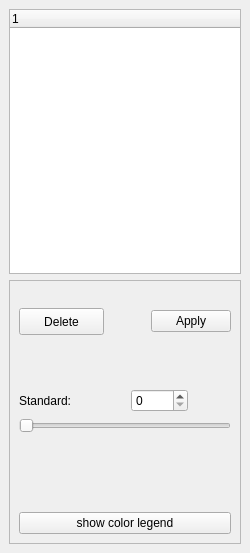
<?xml version="1.0" encoding="UTF-8"?>
<ui version="4.0">
 <class>side_bar</class>
 <widget class="QDockWidget" name="side_bar">
  <property name="geometry">
   <rect>
    <x>0</x>
    <y>0</y>
    <width>250</width>
    <height>553</height>
   </rect>
  </property>
  <property name="floating">
   <bool>false</bool>
  </property>
  <property name="features">
   <set>QDockWidget::NoDockWidgetFeatures</set>
  </property>
  <property name="allowedAreas">
   <set>Qt::LeftDockWidgetArea|Qt::RightDockWidgetArea</set>
  </property>
  <property name="windowTitle">
   <string>contral panel</string>
  </property>
  <widget class="QWidget" name="dockWidgetContents">
   <layout class="QGridLayout" name="gridLayout_3">
    <item row="0" column="0">
     <widget class="QTreeWidget" name="tree_widget">
      <column>
       <property name="text">
        <string notr="true">1</string>
       </property>
      </column>
     </widget>
    </item>
    <item row="1" column="0">
     <widget class="QScrollArea" name="scrollArea">
      <property name="widgetResizable">
       <bool>true</bool>
      </property>
      <widget class="QWidget" name="scrollAreaWidgetContents">
       <property name="geometry">
        <rect>
         <x>0</x>
         <y>0</y>
         <width>230</width>
         <height>250</height>
        </rect>
       </property>
       <layout class="QGridLayout" name="gridLayout_2">
        <item row="0" column="0">
         <layout class="QVBoxLayout" name="verticalLayout_2">
          <item>
           <layout class="QGridLayout" name="gridLayout">
            <item row="3" column="0">
             <widget class="QLabel" name="label">
              <property name="text">
               <string>Standard:</string>
              </property>
             </widget>
            </item>
            <item row="1" column="4" colspan="2">
             <widget class="QPushButton" name="apply_btn">
              <property name="text">
               <string>Apply</string>
              </property>
             </widget>
            </item>
            <item row="0" column="0">
             <spacer name="verticalSpacer_2">
              <property name="orientation">
               <enum>Qt::Vertical</enum>
              </property>
              <property name="sizeHint" stdset="0">
               <size>
                <width>20</width>
                <height>18</height>
               </size>
              </property>
             </spacer>
            </item>
            <item row="1" column="2" colspan="2">
             <spacer name="horizontalSpacer">
              <property name="orientation">
               <enum>Qt::Horizontal</enum>
              </property>
              <property name="sizeHint" stdset="0">
               <size>
                <width>28</width>
                <height>20</height>
               </size>
              </property>
             </spacer>
            </item>
            <item row="2" column="0">
             <spacer name="verticalSpacer">
              <property name="orientation">
               <enum>Qt::Vertical</enum>
              </property>
              <property name="sizeHint" stdset="0">
               <size>
                <width>20</width>
                <height>48</height>
               </size>
              </property>
             </spacer>
            </item>
            <item row="2" column="5">
             <spacer name="verticalSpacer_4">
              <property name="orientation">
               <enum>Qt::Vertical</enum>
              </property>
              <property name="sizeHint" stdset="0">
               <size>
                <width>20</width>
                <height>48</height>
               </size>
              </property>
             </spacer>
            </item>
            <item row="3" column="3" colspan="2">
             <widget class="QSpinBox" name="std_spin_box"/>
            </item>
            <item row="3" column="1" colspan="2">
             <spacer name="horizontalSpacer_2">
              <property name="orientation">
               <enum>Qt::Horizontal</enum>
              </property>
              <property name="sizeHint" stdset="0">
               <size>
                <width>28</width>
                <height>20</height>
               </size>
              </property>
             </spacer>
            </item>
            <item row="0" column="5">
             <spacer name="verticalSpacer_3">
              <property name="orientation">
               <enum>Qt::Vertical</enum>
              </property>
              <property name="sizeHint" stdset="0">
               <size>
                <width>20</width>
                <height>18</height>
               </size>
              </property>
             </spacer>
            </item>
            <item row="4" column="0" colspan="6">
             <widget class="QSlider" name="std_slider">
              <property name="orientation">
               <enum>Qt::Horizontal</enum>
              </property>
             </widget>
            </item>
            <item row="1" column="0" colspan="2">
             <widget class="QPushButton" name="delete_btn_action">
              <property name="minimumSize">
               <size>
                <width>85</width>
                <height>27</height>
               </size>
              </property>
              <property name="maximumSize">
               <size>
                <width>85</width>
                <height>16777215</height>
               </size>
              </property>
              <property name="text">
               <string>Delete</string>
              </property>
             </widget>
            </item>
           </layout>
          </item>
          <item>
           <layout class="QVBoxLayout" name="verticalLayout">
            <item>
             <spacer name="verticalSpacer_5">
              <property name="orientation">
               <enum>Qt::Vertical</enum>
              </property>
              <property name="sizeHint" stdset="0">
               <size>
                <width>20</width>
                <height>28</height>
               </size>
              </property>
             </spacer>
            </item>
            <item>
             <widget class="QPushButton" name="color_legend_btn">
              <property name="text">
               <string>show color legend</string>
              </property>
             </widget>
            </item>
           </layout>
          </item>
         </layout>
        </item>
       </layout>
      </widget>
     </widget>
    </item>
   </layout>
  </widget>
 </widget>
 <resources/>
 <connections>
  <connection>
   <sender>std_spin_box</sender>
   <signal>valueChanged(int)</signal>
   <receiver>std_slider</receiver>
   <slot>setValue(int)</slot>
   <hints>
    <hint type="sourcelabel">
     <x>165</x>
     <y>425</y>
    </hint>
    <hint type="destinationlabel">
     <x>159</x>
     <y>475</y>
    </hint>
   </hints>
  </connection>
 </connections>
 <slots>
  <slot>pbLoadImageClicked()</slot>
  <slot>pbGetVesselnessClicked()</slot>
  <slot>cbLiverMaskToggled(bool)</slot>
  <slot>cbVolumeVisibilityToggled(bool)</slot>
  <slot>pbLoadLiverMaskImageClicked()</slot>
  <slot>hsIntensityLevelChanged()</slot>
  <slot>hsIntensityWindowChanged()</slot>
 </slots>
</ui>
